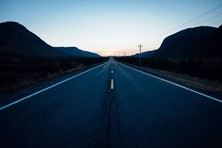
#> input picture task4/data/test.jpg, 222 x 148 px
$ python canny_detect.py
#> lines starting #> are read from the running program, lines starting #| are printed output that depends on the picture; after the words box and inside, x2 and y2 are one past the last pixel; in counts of white or black regions, pixels touching at a corner belong together
from cv2 import cv2
import numpy as np
from PIL import Image, ImageEnhance

def img_processing(img):
    # 图片灰度处理
    gray = cv2.cvtColor(img, cv2.COLOR_BGR2GRAY)
    ret, binary = cv2.threshold(gray, 0, 255, cv2.THRESH_OTSU)
    cv2.imshow("binary", binary)
    # 检测边缘
    edges = cv2.Canny(binary, ret-30, ret+30, apertureSize=3)
    return edges

def line_detect(img_path):
#> called with img_path = './data/test.jpg'
    img = Image.open(img_path)
#> img is the input picture: PIL image 222x148 RGB; mean R, G, B 54.1, 74, 90.7
    img = ImageEnhance.Contrast(img).enhance(3)
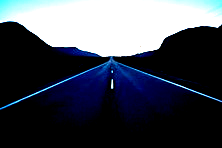
#> img: PIL image 222x148 RGB; mean R, G, B 68.9, 73.6, 84.5
    img = np.array(img)
    img = cv2.cvtColor(img, cv2.COLOR_BGR2RGB)
#> img: shape (148, 222, 3)
    result = img_processing(img)
#> in img_processing, `gray = cv2.cvtColor(img, cv2.COLOR_BGR2GRAY)`:
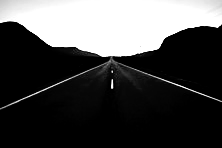
#> gray: shape (148, 222); min 0, max 255, mean 73.4
#> in img_processing, `ret, binary = cv2.threshold(gray, 0, 255, cv2.THRESH_OTSU)`:
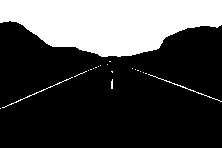
#> binary: shape (148, 222); 28.4% white; 21 white regions (18 under 20 px), largest, box (x1, y1, x2, y2) and area: (0, 0, 222, 57) 9092, (148, 74, 222, 102) 87, (2, 77, 73, 108) 85
#> in img_processing, `ret, binary = cv2.threshold(gray, 0, 255, cv2.THRESH_OTSU)`: ret = 126
#> in img_processing, `edges = cv2.Canny(binary, ret-30, ret+30, apertureSize=3)`:
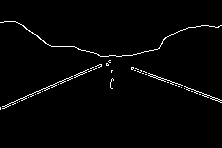
#> edges: shape (148, 222); 1.9% white in thin lines or dots, all inside (x1, y1, x2, y2) = (0, 21, 222, 110)
    lines = cv2.HoughLinesP(result, 1, (1 * np.pi / 180), 10, minLineLength=10, maxLineGap=5)
#> lines = 21 rows, first 6: [131, 67, 221, 100], [36, 91, 99, 64], [0, 107, 38, 91], [131, 69, 221, 102], [0, 109, 82, 74], [18, 99, 52, 85]
    print("Line Num:", len(lines))
#| Line Num: 21

    for line in lines:
        for x1, y1, x2, y2 in line:
            cv2.line(img, (x1, y1), (x2, y2), (0, 0, 0), 2)
        pass
#> this loop made 21 passes
#> line on passes 1 to 12: [[131, 67, 221, 100]], [[36, 91, 99, 64]], [[0, 107, 38, 91]], [[131, 69, 221, 102]], [[0, 109, 82, 74]], [[18, 99, 52, 85]], [[148, 51, 159, 48]], [[81, 50, 96, 53]], [[76, 76, 108, 64]], [[19, 23, 39, 37]], [[129, 55, 144, 51]], [[58, 46, 72, 46]]
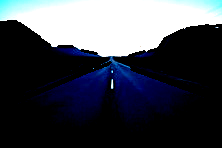
#> img: shape (148, 222, 3); mean B, G, R 78.3, 69.1, 65.8
    img = np.array(img)
    cv2.imshow("img", img)
    cv2.imshow("result", result)
    # img = cv2.cvtColor(img, cv2.COLOR_RGB2BGR)
    # img = Image.fromarray(img, 'RGB')
    # img.show()


if __name__== "__main__":

    line_detect("./data/test.jpg")
    # img = cv2.imread("./data/test.jpg", 0)
    # cv2.imwrite("./data/line_detect1.jpg", cv2.Canny(img, 200, 300))
    # cv2.imshow("line detect", cv2.imread("./data/line_detect1.jpg"))

    cv2.waitKey()
    cv2.destroyAllWindows()

$ run again, with task4/data/sobel_image.jpg copied over task4/data/test.jpg
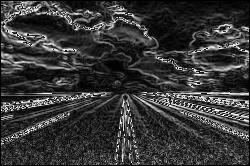
#> input picture task4/data/sobel_image.jpg, 250 x 166 px
#> in line_detect, img is the input picture: PIL image 250x166 L; min 0, max 255, mean 55.3
#> in img_processing, `ret, binary = cv2.threshold(gray, 0, 255, cv2.THRESH_OTSU)`:
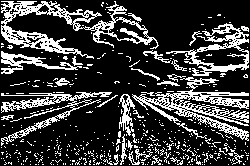
#> binary: shape (166, 250); 24.2% white in thin lines or dots
#> ret = 112
#> edges: shape (166, 250); 18.5% white in thin lines or dots
#> lines = 446 rows, first 6: [143, 91, 189, 137], [171, 101, 201, 113], [49, 14, 89, 26], [58, 116, 100, 100], [139, 128, 162, 147], [206, 91, 245, 130]
#| Line Num: 446
#> the loop in line_detect, `for line in lines:` made 446 passes
#> after the loop in line_detect, `for line in lines:`:
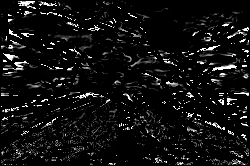
#> img: shape (166, 250, 3); min 0, max 255, mean 16.9
